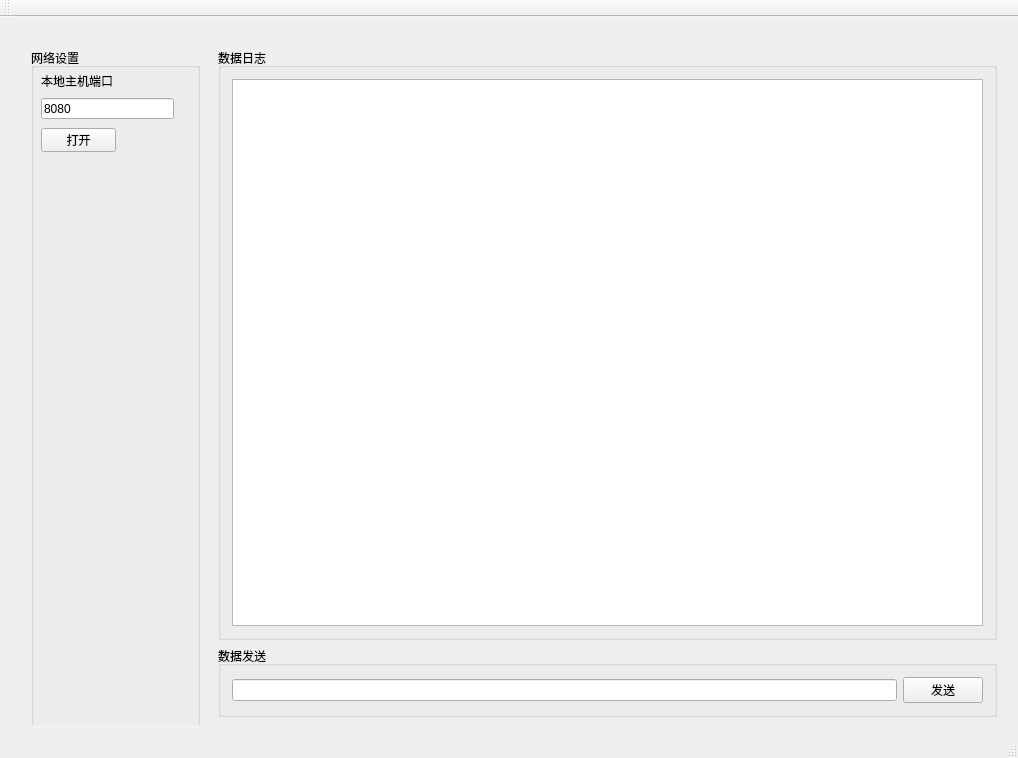
<?xml version="1.0" encoding="UTF-8"?>
<ui version="4.0">
 <class>QtServerApplicationClass</class>
 <widget class="QMainWindow" name="QtServerApplicationClass">
  <property name="geometry">
   <rect>
    <x>0</x>
    <y>0</y>
    <width>1018</width>
    <height>758</height>
   </rect>
  </property>
  <property name="windowTitle">
   <string>QtServerApplication</string>
  </property>
  <widget class="QWidget" name="centralWidget">
   <layout class="QHBoxLayout" name="horizontalLayout">
    <item>
     <widget class="QWidget" name="widget" native="true">
      <property name="sizePolicy">
       <sizepolicy hsizetype="Preferred" vsizetype="Preferred">
        <horstretch>0</horstretch>
        <verstretch>0</verstretch>
       </sizepolicy>
      </property>
      <widget class="QWidget" name="widget_2" native="true">
       <property name="geometry">
        <rect>
         <x>9</x>
         <y>9</y>
         <width>191</width>
         <height>701</height>
        </rect>
       </property>
       <layout class="QVBoxLayout" name="verticalLayout">
        <item>
         <widget class="QGroupBox" name="groupBox_3">
          <property name="title">
           <string>网络设置</string>
          </property>
          <widget class="QLabel" name="label_2">
           <property name="geometry">
            <rect>
             <x>10</x>
             <y>25</y>
             <width>72</width>
             <height>16</height>
            </rect>
           </property>
           <property name="text">
            <string>本地主机端口</string>
           </property>
          </widget>
          <widget class="QLineEdit" name="txtPort">
           <property name="geometry">
            <rect>
             <x>10</x>
             <y>50</y>
             <width>133</width>
             <height>21</height>
            </rect>
           </property>
           <property name="text">
            <string>8080</string>
           </property>
          </widget>
          <widget class="QPushButton" name="btnStart">
           <property name="geometry">
            <rect>
             <x>10</x>
             <y>80</y>
             <width>75</width>
             <height>24</height>
            </rect>
           </property>
           <property name="text">
            <string>打开</string>
           </property>
          </widget>
         </widget>
        </item>
       </layout>
      </widget>
      <widget class="QWidget" name="widget_3" native="true">
       <property name="geometry">
        <rect>
         <x>196</x>
         <y>9</y>
         <width>801</width>
         <height>691</height>
        </rect>
       </property>
       <layout class="QVBoxLayout" name="verticalLayout_2">
        <item>
         <widget class="QGroupBox" name="groupBox">
          <property name="title">
           <string>数据日志</string>
          </property>
          <layout class="QGridLayout" name="gridLayout">
           <item row="0" column="0">
            <widget class="QTextEdit" name="txtDataLog"/>
           </item>
          </layout>
         </widget>
        </item>
        <item>
         <widget class="QGroupBox" name="groupBox_2">
          <property name="title">
           <string>数据发送</string>
          </property>
          <layout class="QHBoxLayout" name="horizontalLayout_2">
           <item>
            <widget class="QLineEdit" name="txtDataSend"/>
           </item>
           <item>
            <widget class="QPushButton" name="btnSend">
             <property name="text">
              <string>发送</string>
             </property>
            </widget>
           </item>
          </layout>
         </widget>
        </item>
       </layout>
      </widget>
     </widget>
    </item>
   </layout>
  </widget>
  <widget class="QMenuBar" name="menuBar">
   <property name="geometry">
    <rect>
     <x>0</x>
     <y>0</y>
     <width>1018</width>
     <height>22</height>
    </rect>
   </property>
  </widget>
  <widget class="QToolBar" name="mainToolBar">
   <attribute name="toolBarArea">
    <enum>TopToolBarArea</enum>
   </attribute>
   <attribute name="toolBarBreak">
    <bool>false</bool>
   </attribute>
  </widget>
  <widget class="QStatusBar" name="statusBar"/>
 </widget>
 <layoutdefault spacing="6" margin="11"/>
 <resources>
  <include location="QtServerApplication.qrc"/>
 </resources>
 <connections/>
</ui>
